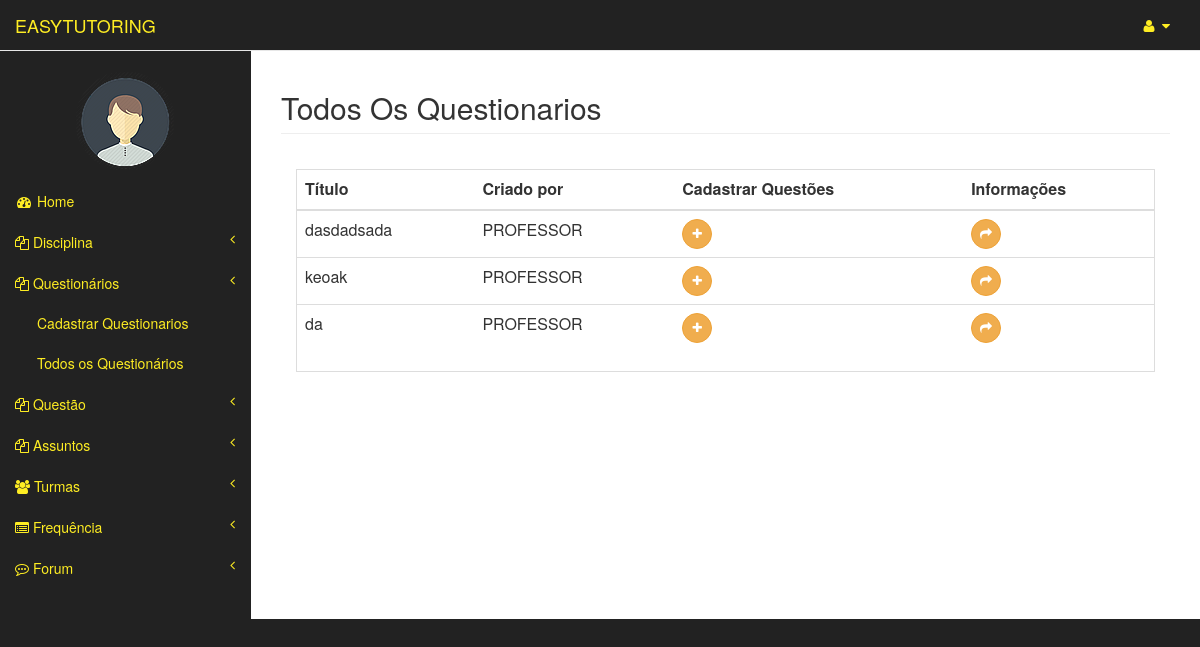
/questionarios/todosQuestionarios (signed in), run on an earlier commit of the app's database.
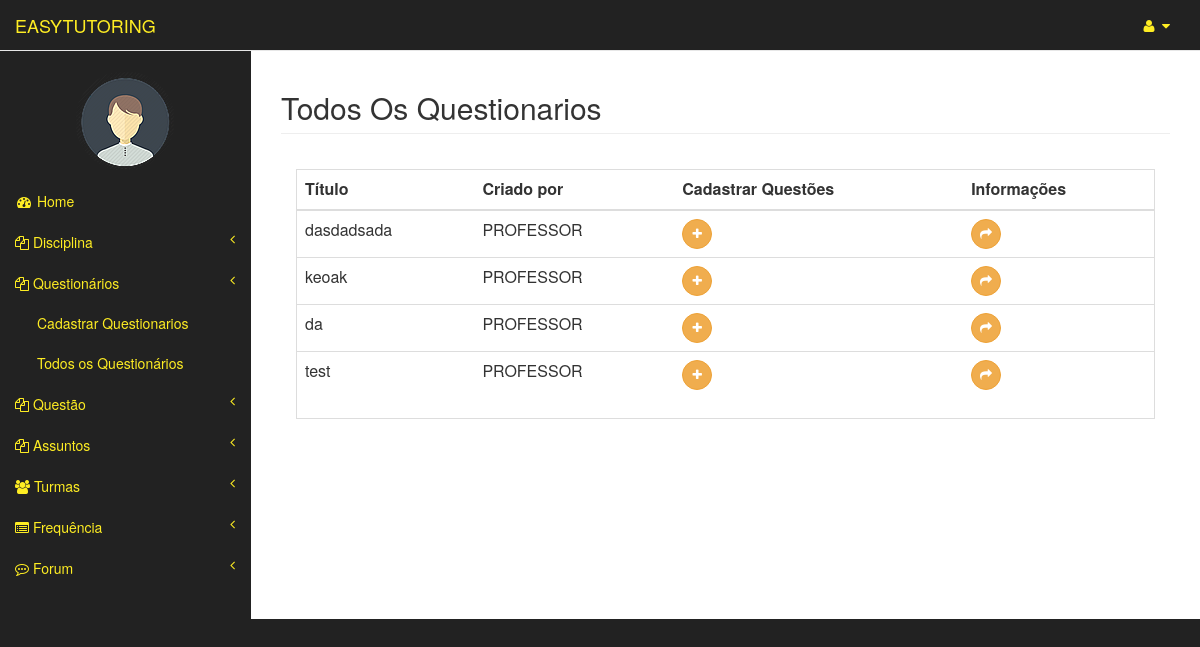
And on a later commit of the database.
### questionarios/models.py (models this page shows)
class Questionario(models.Model):
	codigo = models.CharField(max_length=50)
	turma = models.ForeignKey(Turma,null=True)
	professor = models.ForeignKey(Professor)
	questoes = models.ManyToManyField(Questao)

### usuarios/models.py (models this page shows, shortened)
class Usuario(models.Model):
	user = models.OneToOneField(User)
	matricula = models.CharField(max_length=20)
	curso = models.CharField(max_length=3)
	tipo = models.CharField(max_length=8, blank=False,null=True)
	nome_completo = models.CharField(max_length=150)
	img = models.ImageField(upload_to="img/original/", blank=True)
	thumb = ThumbnailerImageField(upload_to="img/thumb/", blank=True,null=True,resize_source=dict(size=(100, 100), sharpen=True))

### questionarios/views.py (the view)
def todosQuestionarios(request):
	user = request.user
	usuario = Professor.objects.get(user=user)
	questionarios = Questionario.objects.all()
	return render(request,'questionarios/todosQuestionarios.html',{'usuario':usuario,'questionarios':questionarios})

### templates/questionarios/todosQuestionarios.html
{% extends "professor_area/index.html" %}
{% load widget_tweaks %}
{% block pageHeader %}
    <h2 class="page-header">Todos Os Questionarios</h2>
{% endblock pageHeader %}
{% block form %}
    <div class="panel-body">
        <div class="table-responsive table-bordered">
            <table class="table">
                <thead>
                    <tr>
                        <th>Título</th>
                        <th>Criado por</th>
                        <th>Cadastrar Questões</th>
                        <th>Informações</th>
                    </tr>
                </thead>
                <tbody>
                	{% for questionario in questionarios %}
                        <tr>
                            <td>{{questionario.codigo}}</td>
                            <td>{{questionario.professor.nome_completo}}</td>
                            <td><a  href="{% url 'questionarios:cadastrarQuestoes' questionario.id %}"> <button type="button" class="btn btn-warning btn-circle"><i class="fa fa-plus"></i>
                            </button></a></td>
                            <td><a  href="{% url 'questionarios:show' questionario.id %}"> <button type="button" class="btn btn-warning btn-circle"><i class="fa fa-share"></i>
                            </button></a></td>
                        </tr>
					{% endfor %}
                </tbody>
            </table>
        </div>
    </div>
{% endblock form %}

What changed in the data, as far as the page shows it:
added Questionario: codigo "test", professor.nome_completo "PROFESSOR"
